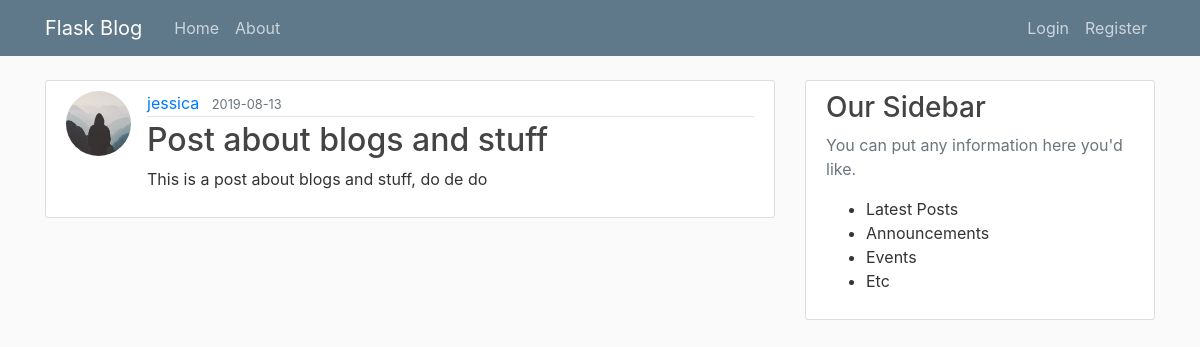
Screenshot of /post/2 with the database file from the repository.
### flaskblog/models.py (models this page shows, shortened)
class User(db.Model, UserMixin):
    id = db.Column(db.Integer, primary_key=True)
    username = db.Column(db.String(20), unique=True, nullable=False)
    email = db.Column(db.String(120), unique=True, nullable=False)
    image_file = db.Column(db.String(20), nullable=False, default='default.jpg')
    password = db.Column(db.String(60), nullable=False)
    posts = db.relationship('Post', backref='author', lazy=True)

class Post(db.Model):
    id = db.Column(db.Integer, primary_key=True)
    title = db.Column(db.String(100), nullable=False)
    date_posted = db.Column(db.DateTime, nullable=False, default=datetime.utcnow)
    content = db.Column(db.Text, nullable=False)
    user_id = db.Column(db.Integer, db.ForeignKey('user.id'), nullable=False)

### flaskblog/routes.py (the view)
@app.route("/post/<int:post_id>")
def post(post_id):
    post = Post.query.get_or_404(post_id)
    return render_template('post.html', title=post.title, post=post)

### flaskblog/templates/post.html (shortened to what this page needs)
{% extends 'base.html' %}
{% block content %}
<article class="media content-section">
    <img class="rounded-circle article-img"
        src="{{ url_for('static', filename='profile_pics/' + post.author.image_file) }}">
    <div class="media-body">
        <div class="article-metadata">
            <a class="mr-2" href="#">{{ post.author.username }}</a>
            <small class="text-muted">{{ post.date_posted.strftime('%Y-%m-%d') }}</small>
        </div>
        <h2 class="article-title">{{ post.title }}</h2>
        <p class="article-content">{{ post.content }}</p>
    </div>
</article>
{% endblock content %}

### flaskblog/static/main.css (style rules this page uses)
body { background: #fafafa; color: #333333; margin-top: 5rem; }
h1, h2, h3, h4, h5, h6 { color: #444444; }
.content-section { background: #ffffff; padding: 10px 20px; border: 1px solid #dddddd; border-radius: 3px; margin-bottom: 20px; }
.article-title { color: #444444; }
.article-content { white-space: pre-line; }
.article-img { height: 65px; width: 65px; margin-right: 16px; }
.article-metadata { padding-bottom: 1px; margin-bottom: 4px; border-bottom: 1px solid #e3e3e3 }

### rows the page displays
User: image_file (placeholder picture), author.username "jessica"
Post: date_posted "2019-08-13", title "Post about blogs and stuff", content "This is a post about blogs and stuff, do de do"
